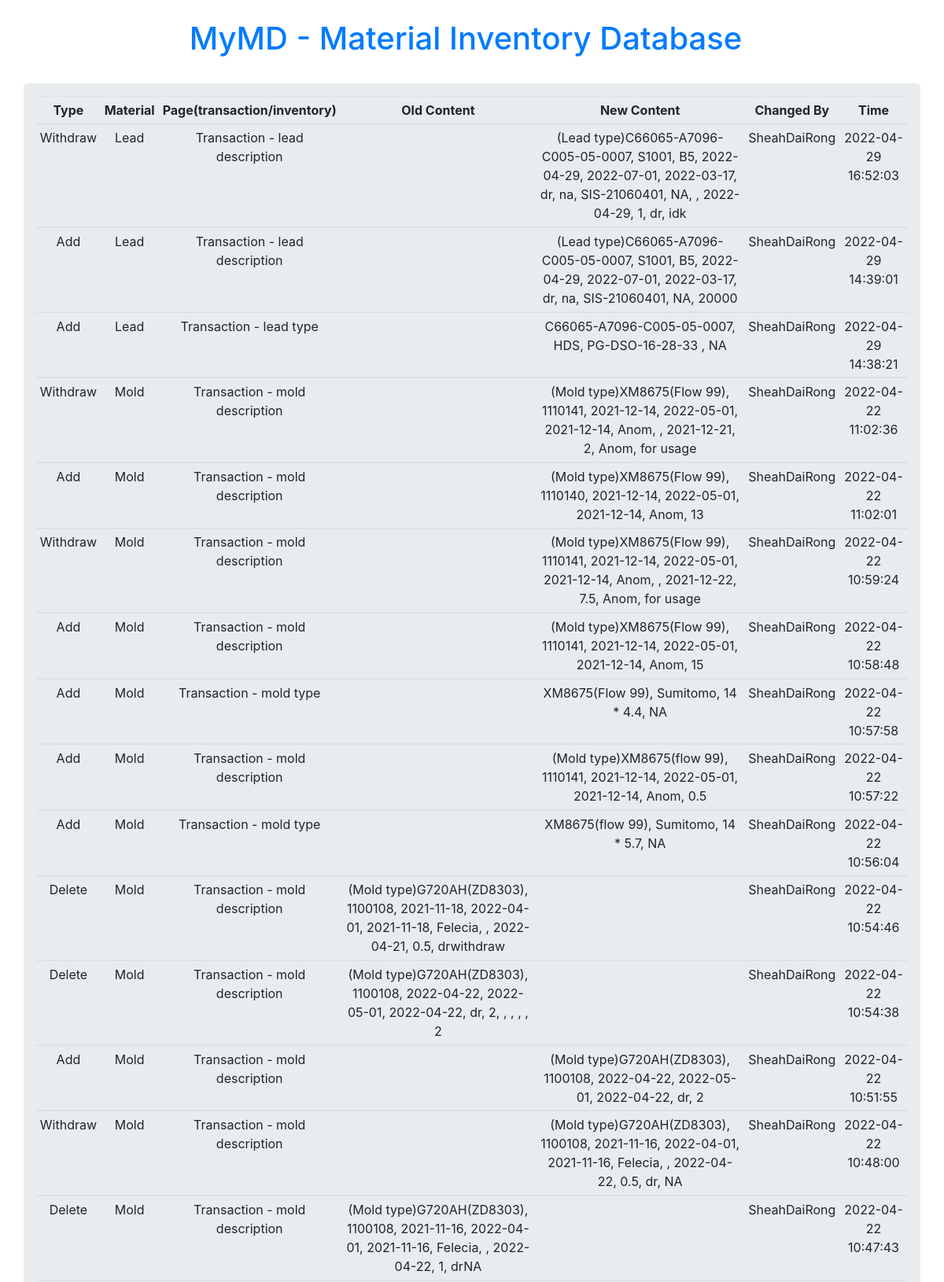
The app's page /history (upper part) with its own data.
### App.py (models this page shows)
class EditHistory(db.Model):
    history_id = db.Column(db.Integer, primary_key=True)
    edit_type = db.Column(db.String(100))
    edit_material = db.Column(db.String(100))
    edit_page = db.Column(db.String(100))
    old_content = db.Column(db.String(200))
    new_content = db.Column(db.String(200))
    changed_by = db.Column(db.String(100))
    changed_time = db.Column(db.String(100))

### App.py (the view)
@app.route("/history")
def show_history():
    all_history = EditHistory.query.order_by(EditHistory.changed_time.desc()).all()
    return render_template("history.html", histories=all_history)

### templates/history.html (shortened to what this page needs)
{% extends 'base.html' %}
{% block body %}
<div class="container">
    <div class="row">
        <div class="col-xs-7">
            <div class="jumbotron p-3">
                <table id="myTable" class="table table-hover table-sm text-center">
                    <thead>
                        <tr>
                            <th>Type</th>
                            <th>Material</th>
                            <th>Page(transaction/inventory)</th>
                            <th>Old Content</th>
                            <th>New Content</th>
                            <th>Changed By</th>
                            <th>Time</th>
                        </tr>
                    </thead>
                    {% for h in histories %}
                    <tbody>
                    <tr>
                        <td>{{ h.edit_type }}</td>
                        <td>{{ h.edit_material }}</td>
                        <td>{{ h.edit_page }}</td>
                        <td>{{ h.old_content }}</td>
                        <td>{{ h.new_content }}</td>
                        <td>{{ h.changed_by }}</td>
                        <td>{{ h.changed_time }}</td>
                    </tr>
                    </tbody>
                    {% endfor %}
                </table>
            </div>
        </div>
    </div>
</div>
{% endblock %}

### records on screen
EditHistory: edit_type "Withdraw", edit_material "Lead", edit_page "Transaction - lead description", new_content "(Lead type)C66065-A7096-C005-05-0007, S1001, B5, 2022-04-29, 2022-07-01, 2022-03-17, dr, na, SIS-21060401, NA, , 2022-04-29, 1, dr, idk", changed_by "SheahDaiRong", changed_time "2022-04-29 16:52:03"
EditHistory: edit_type "Add", edit_material "Lead", edit_page "Transaction - lead description", new_content "(Lead type)C66065-A7096-C005-05-0007, S1001, B5, 2022-04-29, 2022-07-01, 2022-03-17, dr, na, SIS-21060401, NA, 20000", changed_by "SheahDaiRong", changed_time "2022-04-29 14:39:01"
EditHistory: edit_type "Add", edit_material "Lead", edit_page "Transaction - lead type", new_content "C66065-A7096-C005-05-0007, HDS, PG-DSO-16-28-33 , NA", changed_by "SheahDaiRong", changed_time "2022-04-29 14:38:21"
EditHistory: edit_type "Withdraw", edit_material "Mold", edit_page "Transaction - mold description", new_content "(Mold type)XM8675(Flow 99), 1110141, 2021-12-14, 2022-05-01, 2021-12-14, Anom, , 2021-12-21, 2, Anom, for usage", changed_by "SheahDaiRong", changed_time "2022-04-22 11:02:36"
EditHistory: edit_type "Add", edit_material "Mold", edit_page "Transaction - mold description", new_content "(Mold type)XM8675(Flow 99), 1110140, 2021-12-14, 2022-05-01, 2021-12-14, Anom, 13", changed_by "SheahDaiRong", changed_time "2022-04-22 11:02:01"
EditHistory: edit_type "Withdraw", edit_material "Mold", edit_page "Transaction - mold description", new_content "(Mold type)XM8675(Flow 99), 1110141, 2021-12-14, 2022-05-01, 2021-12-14, Anom, , 2021-12-22, 7.5, Anom, for usage", changed_by "SheahDaiRong", changed_time "2022-04-22 10:59:24"
EditHistory: edit_type "Add", edit_material "Mold", edit_page "Transaction - mold description", new_content "(Mold type)XM8675(Flow 99), 1110141, 2021-12-14, 2022-05-01, 2021-12-14, Anom, 15", changed_by "SheahDaiRong", changed_time "2022-04-22 10:58:48"
EditHistory: edit_type "Add", edit_material "Mold", edit_page "Transaction - mold type", new_content "XM8675(Flow 99), Sumitomo, 14 * 4.4, NA", changed_by "SheahDaiRong", changed_time "2022-04-22 10:57:58"
EditHistory: edit_type "Add", edit_material "Mold", edit_page "Transaction - mold description", new_content "(Mold type)XM8675(flow 99), 1110141, 2021-12-14, 2022-05-01, 2021-12-14, Anom, 0.5", changed_by "SheahDaiRong", changed_time "2022-04-22 10:57:22"
EditHistory: edit_type "Add", edit_material "Mold", edit_page "Transaction - mold type", new_content "XM8675(flow 99), Sumitomo, 14 * 5.7, NA", changed_by "SheahDaiRong", changed_time "2022-04-22 10:56:04"
EditHistory: edit_type "Delete", edit_material "Mold", edit_page "Transaction - mold description", old_content "(Mold type)G720AH(ZD8303), 1100108, 2021-11-18, 2022-04-01, 2021-11-18, Felecia, , 2022-04-21, 0.5, drwithdraw", changed_by "SheahDaiRong", changed_time "2022-04-22 10:54:46"
EditHistory: edit_type "Delete", edit_material "Mold", edit_page "Transaction - mold description", old_content "(Mold type)G720AH(ZD8303), 1100108, 2022-04-22, 2022-05-01, 2022-04-22, dr, 2, , , , , 2", changed_by "SheahDaiRong", changed_time "2022-04-22 10:54:38"
EditHistory: edit_type "Add", edit_material "Mold", edit_page "Transaction - mold description", new_content "(Mold type)G720AH(ZD8303), 1100108, 2022-04-22, 2022-05-01, 2022-04-22, dr, 2", changed_by "SheahDaiRong", changed_time "2022-04-22 10:51:55"
EditHistory: edit_type "Withdraw", edit_material "Mold", edit_page "Transaction - mold description", new_content "(Mold type)G720AH(ZD8303), 1100108, 2021-11-16, 2022-04-01, 2021-11-16, Felecia, , 2022-04-22, 0.5, dr, NA", changed_by "SheahDaiRong", changed_time "2022-04-22 10:48:00"
EditHistory: edit_type "Delete", edit_material "Mold", edit_page "Transaction - mold description", old_content "(Mold type)G720AH(ZD8303), 1100108, 2021-11-16, 2022-04-01, 2021-11-16, Felecia, , 2022-04-22, 1, drNA", changed_by "SheahDaiRong", changed_time "2022-04-22 10:47:43"
